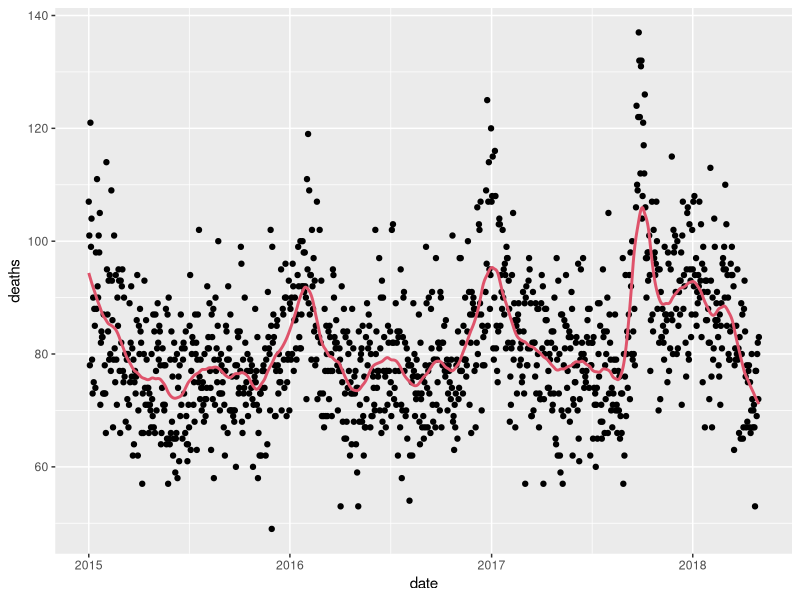
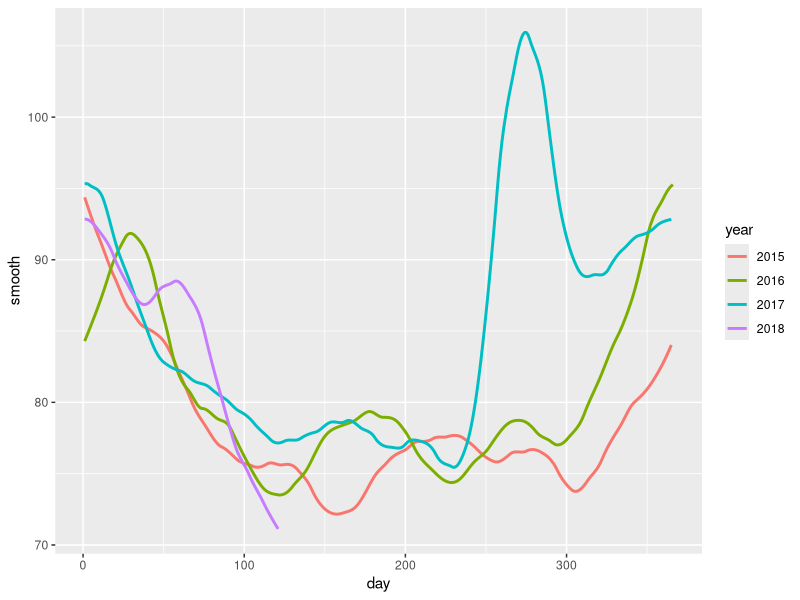
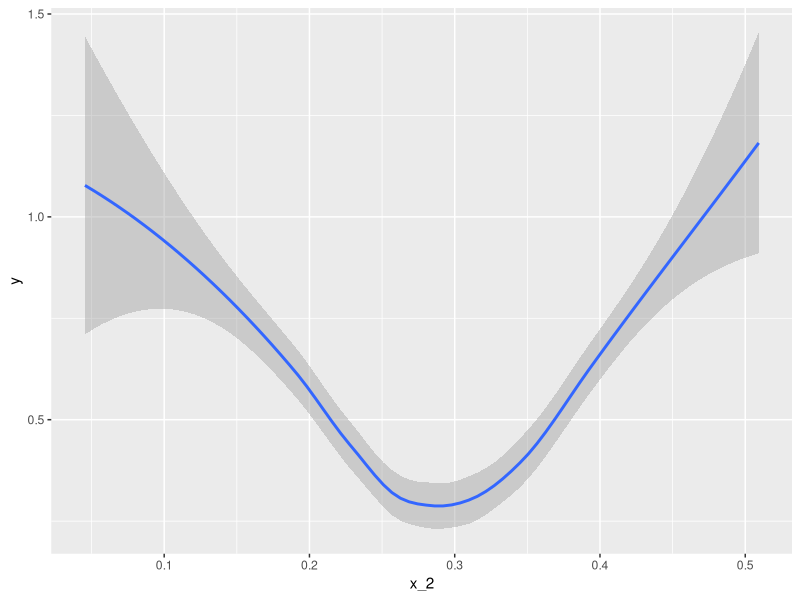
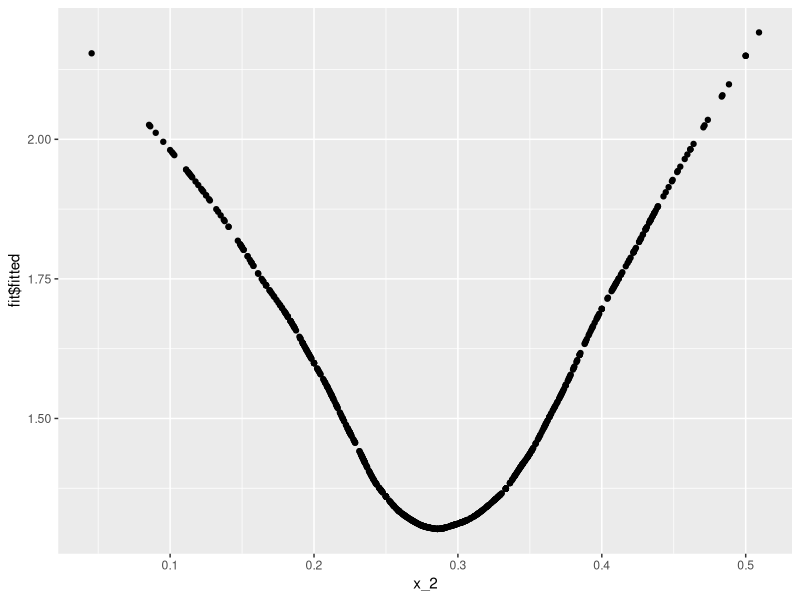

R code for these plots, in order:
## ---- chunk 1
#, eval=FALSE} 
library(tidyverse) 
library(lubridate) 
library(purrr) 
library(pdftools) 
library(dslabs) 
fn <- system.file("extdata", "RD-Mortality-Report_2015-18-180531.pdf", 
                  package="dslabs") 

.d <- `[` 
dat <- map_df(str_split(pdf_text(fn), "\n"), function(s){ 
  s <- str_trim(s) 
  header_index <- str_which(s, "2015")[1] 
  tmp <- str_split(s[header_index], "\\s+", simplify = TRUE) 
  month <- tmp[1] 
  header <- tmp[-1] 
  tail_index  <- str_which(s, "Total") 
  n <- str_count(s, "\\d+") 
  out <- c(1:header_index, which(n == 1),  
           which(n >= 28), tail_index:length(s)) 
  s[-out] |>  str_remove_all("[^\\d\\s]") |> str_trim() |> 
    str_split_fixed("\\s+", n = 6) |> .d(,1:5) |> as_tibble() |>  
    setNames(c("day", header)) |> 
    mutate(month = month, day = as.numeric(day)) |> 
    pivot_longer(-c(day, month), names_to = "year", values_to = "deaths") |> 
    mutate(deaths = as.numeric(deaths)) 
}) |> 
  mutate(month = recode(month,  
                        "JAN" = 1, "FEB" = 2, "MAR" = 3,  
                        "APR" = 4, "MAY" = 5, "JUN" = 6,  
                        "JUL" = 7, "AGO" = 8, "SEP" = 9,  
                        "OCT" = 10, "NOV" = 11, "DEC" = 12)) |> 
  mutate(date = make_date(year, month, day)) |> 
  filter(date <= "2018-05-01") 
## ---- chunk 2
span <- 60 / as.numeric(diff(range(dat$date)))
dat <- dat |> mutate(x = as.numeric(date))
fit <- loess(deaths ~ x, data = dat, span = span, degree = 1)

dat |> mutate(smooth = predict(fit, as.numeric(date))) |>
  ggplot() +
  geom_point(aes(date, deaths)) +
  geom_line(aes(date, smooth), lwd = 1, col = 2)
## ---- chunk 3
dat |>
  mutate(smooth = predict(fit, as.numeric(date)), day = yday(date), year = as.character(year(date))) |>
  ggplot(aes(day, smooth, col = year)) +
  geom_line(lwd = 1)
## ---- chunk 4
mnist_27$train |> mutate(y = ifelse(y=="7", 1, 0)) |>
  ggplot(aes(x_2, y)) + 
  geom_smooth(method = "loess")

fit <- loess(as.integer(y) ~ x_2, degree = 1, span = 0.5, data = mnist_27$train)
qplot(x_2, fit$fitted, data = mnist_27$train)
